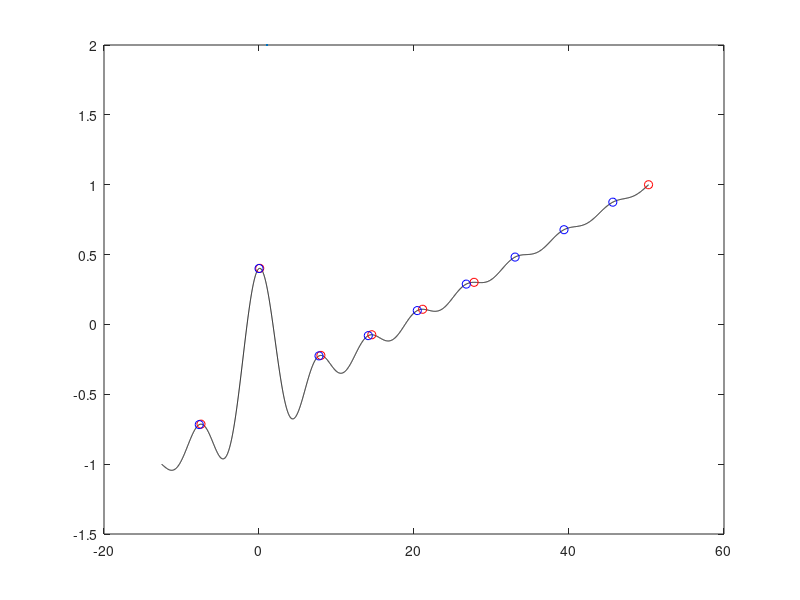

Write the MATLAB code that produced this figure. (Note: this script raises an error after producing the figure.)
%% Find local Maxima

% learn: max, dsearchn, diff, sign, detrend

%%

x = -4*pi : .01 : 16*pi;
fx = sin(x)./x + linspace(-1,1,length(x));

figure(1),clf
plot(x,fx,'k',LineWidth=2)

% global maxima
[maxval,maxidx] = max(fx);

hold on
plot(x(maxidx),fx(maxidx),'ro')

% local maxima is the global maxima in the restricted range


%% local maxima

peaks = find(diff(sign(diff(fx)))<0)+1;
plot(x(peaks),fx(peaks),'ro')


%% detrend and find local maxima

peaks = find(diff(sign(diff(detrend(fx))))<0)+1;
hold on
plot(x(peaks),fx(peaks),'bo')


%% shortcut

[~,peeks] = findpeaks(fx);
plot(x(peeks),fx(peeks),'bs')










